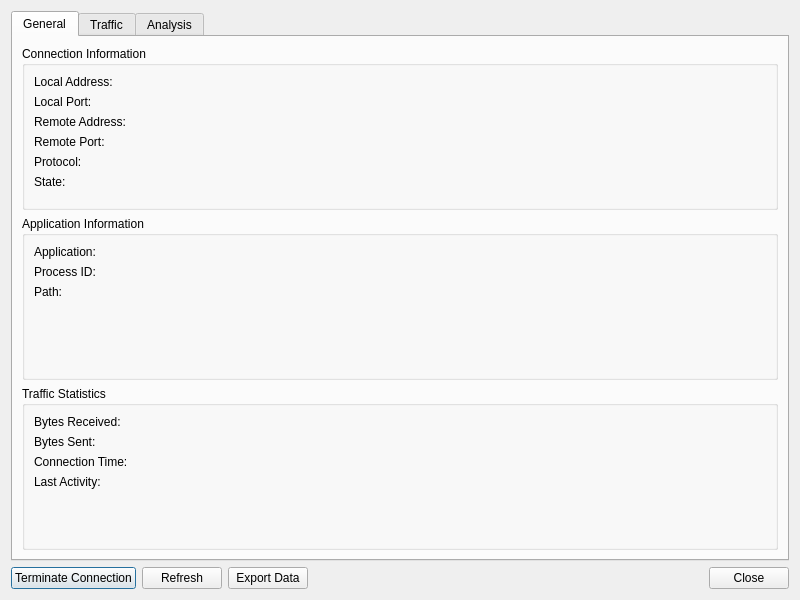
<?xml version="1.0" encoding="UTF-8"?>
<ui version="4.0">
 <class>ConnectionDetailsDialog</class>
 <widget class="QDialog" name="ConnectionDetailsDialog">
  <property name="geometry">
   <rect>
    <x>0</x>
    <y>0</y>
    <width>800</width>
    <height>600</height>
   </rect>
  </property>
  <property name="windowTitle">
   <string>Connection Details</string>
  </property>
  <layout class="QVBoxLayout" name="verticalLayout">
   <item>
    <widget class="QTabWidget" name="tabWidget">
     <property name="currentIndex">
      <number>0</number>
     </property>
     <widget class="QWidget" name="tabGeneral">
      <attribute name="title">
       <string>General</string>
      </attribute>
      <layout class="QVBoxLayout" name="verticalLayout_2">
       <item>
        <widget class="QGroupBox" name="groupBox">
         <property name="title">
          <string>Connection Information</string>
         </property>
         <layout class="QFormLayout" name="formLayout">
          <item row="0" column="0">
           <widget class="QLabel" name="label">
            <property name="text">
             <string>Local Address:</string>
            </property>
           </widget>
          </item>
          <item row="0" column="1">
           <widget class="QLabel" name="localAddressLabel">
            <property name="text">
             <string/>
            </property>
           </widget>
          </item>
          <item row="1" column="0">
           <widget class="QLabel" name="label_2">
            <property name="text">
             <string>Local Port:</string>
            </property>
           </widget>
          </item>
          <item row="1" column="1">
           <widget class="QLabel" name="localPortLabel">
            <property name="text">
             <string/>
            </property>
           </widget>
          </item>
          <item row="2" column="0">
           <widget class="QLabel" name="label_3">
            <property name="text">
             <string>Remote Address:</string>
            </property>
           </widget>
          </item>
          <item row="2" column="1">
           <widget class="QLabel" name="remoteAddressLabel">
            <property name="text">
             <string/>
            </property>
           </widget>
          </item>
          <item row="3" column="0">
           <widget class="QLabel" name="label_4">
            <property name="text">
             <string>Remote Port:</string>
            </property>
           </widget>
          </item>
          <item row="3" column="1">
           <widget class="QLabel" name="remotePortLabel">
            <property name="text">
             <string/>
            </property>
           </widget>
          </item>
          <item row="4" column="0">
           <widget class="QLabel" name="label_5">
            <property name="text">
             <string>Protocol:</string>
            </property>
           </widget>
          </item>
          <item row="4" column="1">
           <widget class="QLabel" name="protocolLabel">
            <property name="text">
             <string/>
            </property>
           </widget>
          </item>
          <item row="5" column="0">
           <widget class="QLabel" name="label_6">
            <property name="text">
             <string>State:</string>
            </property>
           </widget>
          </item>
          <item row="5" column="1">
           <widget class="QLabel" name="stateLabel">
            <property name="text">
             <string/>
            </property>
           </widget>
          </item>
         </layout>
        </widget>
       </item>
       <item>
        <widget class="QGroupBox" name="groupBox_2">
         <property name="title">
          <string>Application Information</string>
         </property>
         <layout class="QFormLayout" name="formLayout_2">
          <item row="0" column="0">
           <widget class="QLabel" name="label_7">
            <property name="text">
             <string>Application:</string>
            </property>
           </widget>
          </item>
          <item row="0" column="1">
           <widget class="QLabel" name="applicationLabel">
            <property name="text">
             <string/>
            </property>
           </widget>
          </item>
          <item row="1" column="0">
           <widget class="QLabel" name="label_8">
            <property name="text">
             <string>Process ID:</string>
            </property>
           </widget>
          </item>
          <item row="1" column="1">
           <widget class="QLabel" name="processIdLabel">
            <property name="text">
             <string/>
            </property>
           </widget>
          </item>
          <item row="2" column="0">
           <widget class="QLabel" name="label_9">
            <property name="text">
             <string>Path:</string>
            </property>
           </widget>
          </item>
          <item row="2" column="1">
           <widget class="QLabel" name="pathLabel">
            <property name="text">
             <string/>
            </property>
           </widget>
          </item>
         </layout>
        </widget>
       </item>
       <item>
        <widget class="QGroupBox" name="groupBox_3">
         <property name="title">
          <string>Traffic Statistics</string>
         </property>
         <layout class="QFormLayout" name="formLayout_3">
          <item row="0" column="0">
           <widget class="QLabel" name="label_10">
            <property name="text">
             <string>Bytes Received:</string>
            </property>
           </widget>
          </item>
          <item row="0" column="1">
           <widget class="QLabel" name="bytesReceivedLabel">
            <property name="text">
             <string/>
            </property>
           </widget>
          </item>
          <item row="1" column="0">
           <widget class="QLabel" name="label_11">
            <property name="text">
             <string>Bytes Sent:</string>
            </property>
           </widget>
          </item>
          <item row="1" column="1">
           <widget class="QLabel" name="bytesSentLabel">
            <property name="text">
             <string/>
            </property>
           </widget>
          </item>
          <item row="2" column="0">
           <widget class="QLabel" name="label_12">
            <property name="text">
             <string>Connection Time:</string>
            </property>
           </widget>
          </item>
          <item row="2" column="1">
           <widget class="QLabel" name="connectionTimeLabel">
            <property name="text">
             <string/>
            </property>
           </widget>
          </item>
          <item row="3" column="0">
           <widget class="QLabel" name="label_13">
            <property name="text">
             <string>Last Activity:</string>
            </property>
           </widget>
          </item>
          <item row="3" column="1">
           <widget class="QLabel" name="lastActivityLabel">
            <property name="text">
             <string/>
            </property>
           </widget>
          </item>
         </layout>
        </widget>
       </item>
      </layout>
     </widget>
     <widget class="QWidget" name="tabTraffic">
      <attribute name="title">
       <string>Traffic</string>
      </attribute>
      <layout class="QVBoxLayout" name="verticalLayout_3">
       <item>
        <widget class="QChartView" name="trafficChartView">
         <property name="minimumSize">
          <size>
           <width>0</width>
           <height>300</height>
          </size>
         </property>
        </widget>
       </item>
      </layout>
     </widget>
     <widget class="QWidget" name="tabAnalysis">
      <attribute name="title">
       <string>Analysis</string>
      </attribute>
      <layout class="QVBoxLayout" name="verticalLayout_4">
       <item>
        <widget class="QTextEdit" name="analysisTextEdit">
         <property name="readOnly">
          <bool>true</bool>
         </property>
        </widget>
       </item>
      </layout>
     </widget>
    </widget>
   </item>
   <item>
    <layout class="QHBoxLayout" name="horizontalLayout">
     <item>
      <widget class="QPushButton" name="terminateButton">
       <property name="text">
        <string>Terminate Connection</string>
       </property>
      </widget>
     </item>
     <item>
      <widget class="QPushButton" name="refreshButton">
       <property name="text">
        <string>Refresh</string>
       </property>
      </widget>
     </item>
     <item>
      <widget class="QPushButton" name="exportButton">
       <property name="text">
        <string>Export Data</string>
       </property>
      </widget>
     </item>
     <item>
      <widget class="QWidget" name="horizontalSpacer">
       <property name="sizePolicy">
        <sizepolicy hsizetype="Expanding" vsizetype="Preferred">
         <horstretch>0</horstretch>
         <verstretch>0</verstretch>
        </sizepolicy>
       </property>
      </widget>
     </item>
     <item>
      <widget class="QPushButton" name="closeButton">
       <property name="text">
        <string>Close</string>
       </property>
      </widget>
     </item>
    </layout>
   </item>
  </layout>
 </widget>
 <resources/>
 <connections/>
 <customwidgets>
  <customwidget>
   <class>QChartView</class>
   <extends>QGraphicsView</extends>
   <header>QtCharts/QChartView</header>
  </customwidget>
 </customwidgets>
</ui>
